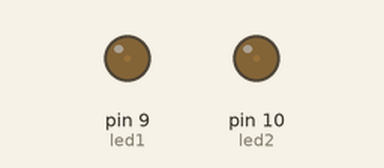
This sketch was run on a simulated Arduino Uno, built with avr-gcc and run on an emulated ATmega328P. On the bench: output pins drawn as LEDs (lit = HIGH).

Above: at 0.05 s.
At 0.95 s:
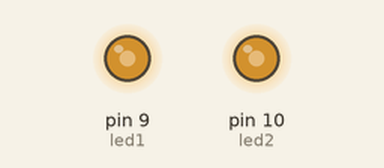
At 1.4 s:
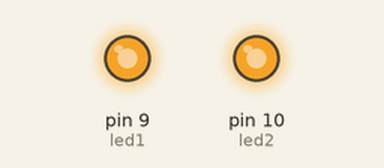
At 2.75 s:
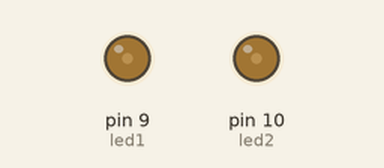
Timing chart, 0 to 7.0 s (numbered marks = the images above):
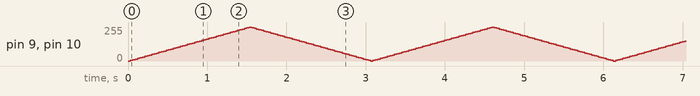

The sketch:

18FadeTwoLeds.ino
```cpp
int led1 = 9;
int led2 = 10;
int brightness = 0;
int fadeAmount = 5;

void setup() {
  pinMode(led1, OUTPUT);
  pinMode(led2, OUTPUT);
}

void loop() {
  analogWrite(led1, brightness);
  analogWrite(led2, brightness);
  brightness = brightness + fadeAmount;

  if (brightness <= 0 || brightness >= 255) {
    fadeAmount = -fadeAmount;
  }
  delay(30);
}
```
